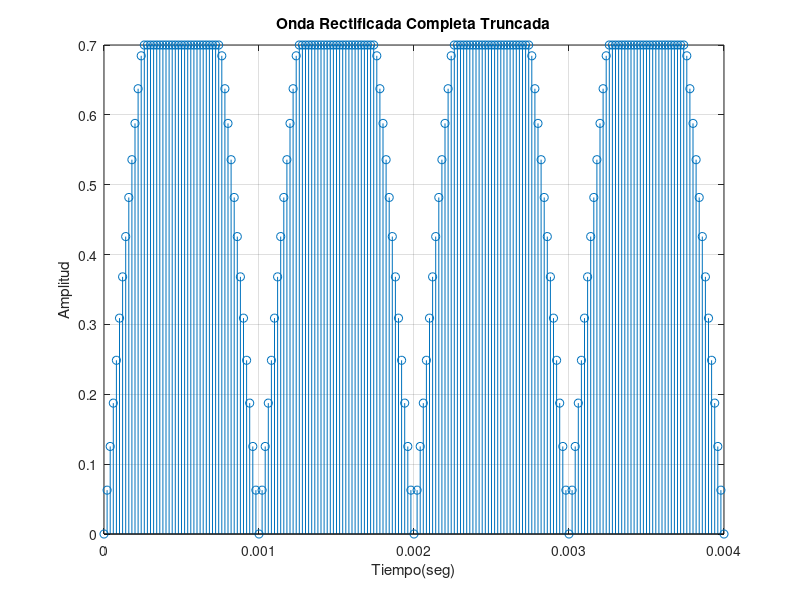

Reproduce this figure in MATLAB.
%% PRÁCTICA 2.6. Generación de una sinusoide rectificada completa truncada.

clc, clear all, close all 
Amax=1;
Fo=500; 
T=1/Fo; 
duracion=2*T; 
Ts=T/100;  
tn=0:Ts:duracion;  % vector de tiempo discreto   
y= Amax*sin(2*pi*Fo*tn); % Vector de amplitudes: 
% La onda rectificada completa es obtenida al invertir los semiciclos negativos por medio del comando abs: 
y_abs=abs(y);   
y1=y_abs; % Vector auxiliar
% Se encuentra las posiciones de los valores mayores a 0.7 y mediante un lazo for, se cambia por 0.7
j=1;
for i=tn
  if y1(j)>0.7;
     y1(j)=0.7;
  end
  j=j+1;
end
% Verificación visual: 
stem(tn,y1) % Verificación grafica. 
grid on 
xlabel('Tiempo(seg)'); 
ylabel('Amplitud') 
title('Onda Rectificada Completa Truncada') % Titulo del Gráfico 
% Verificación auditiva: 
%Fs = 1/Ts;
%sound (y1, Fs)
